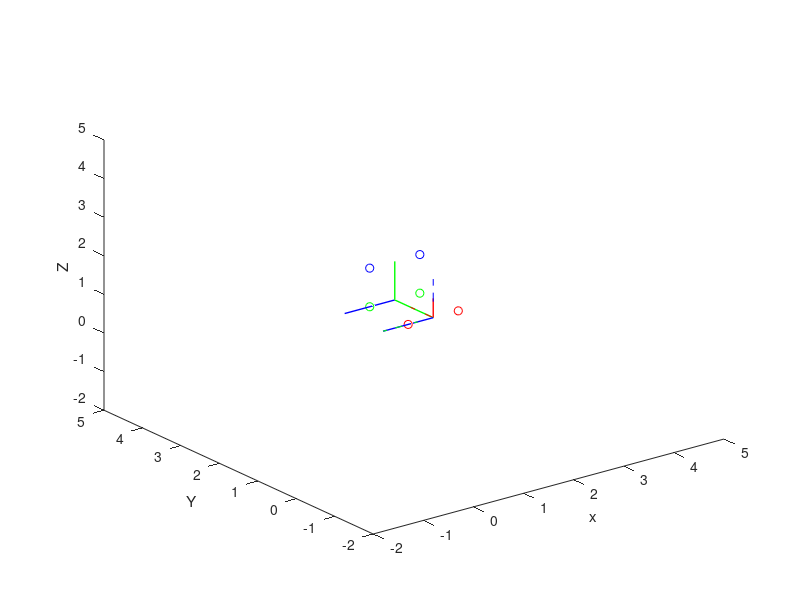

Recreate this plot in MATLAB.
clear all;

% Creating four points emulating marker from distal segments
point1d = [1 1 1];
point2d = [2 1 1];
point3 = [2 2 1];
point4 = [1 2 1];

% Creating  points emulating marker from proximal segments
point1p = [2 2 2];
point2p = [1 2 2]; 

% Plotting 4 points
figure;
plot3(point1d(1),point1d(2),point1d(3),'or');
hold on;
plot3(point2d(1),point2d(2),point2d(3),'or');
plot3(point3(1),point3(2),point3(3),'og');
plot3(point4(1),point4(2),point4(3),'og');

plot3(point1p(1),point1p(2),point1p(3),'ob');
plot3(point2p(1),point2p(2),point2p(3),'ob');

xlabel(' x ');
ylabel(' Y ');
zlabel(' Z ');
xlim([-2 5])
ylim([-2 5])
zlim([-2 5])


% Creating distal segment axis
distal_origin  = (point1d + point2d)/2;
distal_end  = (point3 + point4)/2;

distal_y_v = distal_end - distal_origin;
distal_y_v_p = [distal_origin; distal_origin+distal_y_v];
distal_y_uv = distal_y_v./vecnorm(distal_y_v);

distal_z_v = point2d - distal_origin;
distal_z_v_p = [distal_origin; distal_origin+distal_z_v];
distal_z_uv = distal_z_v./vecnorm(distal_z_v);

distal_x_v = cross(distal_z_v, distal_y_v);
distal_x_v_p = [distal_origin; distal_origin+distal_x_v];
distal_x_uv = distal_x_v./vecnorm(distal_x_v);

distal_z_v = cross(distal_x_uv, distal_y_uv);
distal_z_v_p = [distal_origin; distal_origin+distal_z_v];
distal_z_uv = distal_z_v./vecnorm(distal_z_v);

plot3(distal_y_v_p(:,1),distal_y_v_p(:,2),distal_y_v_p(:,3),'g', 'LineWidth',1);
plot3(distal_z_v_p(:,1),distal_z_v_p(:,2),distal_z_v_p(:,3),'b', 'LineWidth',1);
plot3(distal_x_v_p(:,1),distal_x_v_p(:,2),distal_x_v_p(:,3),'r', 'LineWidth',1);

% Creating proximal segment axis
proximal_origin  = (point3 + point4)/2;
proximal_end  = (point1p + point2p)/2;

proximal_y_v = proximal_end - proximal_origin;
proximal_y_v_p = [proximal_origin; proximal_origin+proximal_y_v];
proximal_y_uv = proximal_y_v./vecnorm(proximal_y_v);

proximal_z_v = point3 - proximal_origin;
proximal_z_v_p = [proximal_origin; proximal_origin+proximal_z_v];
proximal_z_uv = proximal_z_v./vecnorm(proximal_z_v);

proximal_x_v = cross(proximal_z_v, proximal_y_v);
proximal_x_v_p = [proximal_origin; proximal_origin+proximal_x_v];
proximal_x_uv = proximal_x_v./vecnorm(proximal_x_v);

proximal_z_v = cross(proximal_x_uv, proximal_y_uv);
proximal_z_v_p = [proximal_origin; proximal_origin+proximal_z_v];
proximal_z_uv = proximal_z_v./vecnorm(proximal_z_v);

plot3(proximal_y_v_p(:,1),proximal_y_v_p(:,2),proximal_y_v_p(:,3),'g', 'LineWidth',1);
plot3(proximal_z_v_p(:,1),proximal_z_v_p(:,2),proximal_z_v_p(:,3),'b', 'LineWidth',1);
plot3(proximal_x_v_p(:,1),proximal_x_v_p(:,2),proximal_x_v_p(:,3),'r', 'LineWidth',1);

% Creating rotation matrices
rot_dist = [distal_x_uv' distal_y_uv' distal_z_uv'];
rot_prox = [proximal_x_uv' proximal_y_uv' proximal_z_uv'];

% Combining the proximal and distal rotation matrix
rot_prox_dist = rot_prox' * rot_dist;

% extracting the unit vectors from the new rotation matrix
rot_x_uv = rot_prox_dist(:,1)';
rot_y_uv = rot_prox_dist(:,2)';
rot_z_uv = rot_prox_dist(:,3)';

% plotting the unit vectors
rot_x_p = [distal_origin; distal_origin+rot_x_uv];
rot_y_p = [distal_origin; distal_origin+rot_y_uv];
rot_z_p = [distal_origin; distal_origin+rot_z_uv];

plot3(rot_x_p(:,1),rot_x_p(:,2),rot_x_p(:,3),'--r', 'LineWidth',0.5);
plot3(rot_y_p(:,1),rot_y_p(:,2),rot_y_p(:,3),'--g', 'LineWidth',0.5);
plot3(rot_z_p(:,1),rot_z_p(:,2),rot_z_p(:,3),'--b', 'LineWidth',0.5);

% computing the rotation angles using ZXY euler sequence
beta = atan2(sqrt((rot_prox_dist(1,2)^2)+(rot_prox_dist(2,2)^2)), rot_prox_dist(3,2));
alpha = atan2(-rot_prox_dist(1, 2),rot_prox_dist(2,2));
gamma = atan2(-rot_prox_dist(3,1),rot_prox_dist(3,3));

beta_deg = rad2deg(beta)
alpha_deg = rad2deg(alpha)
gamma_deg = rad2deg(gamma)
